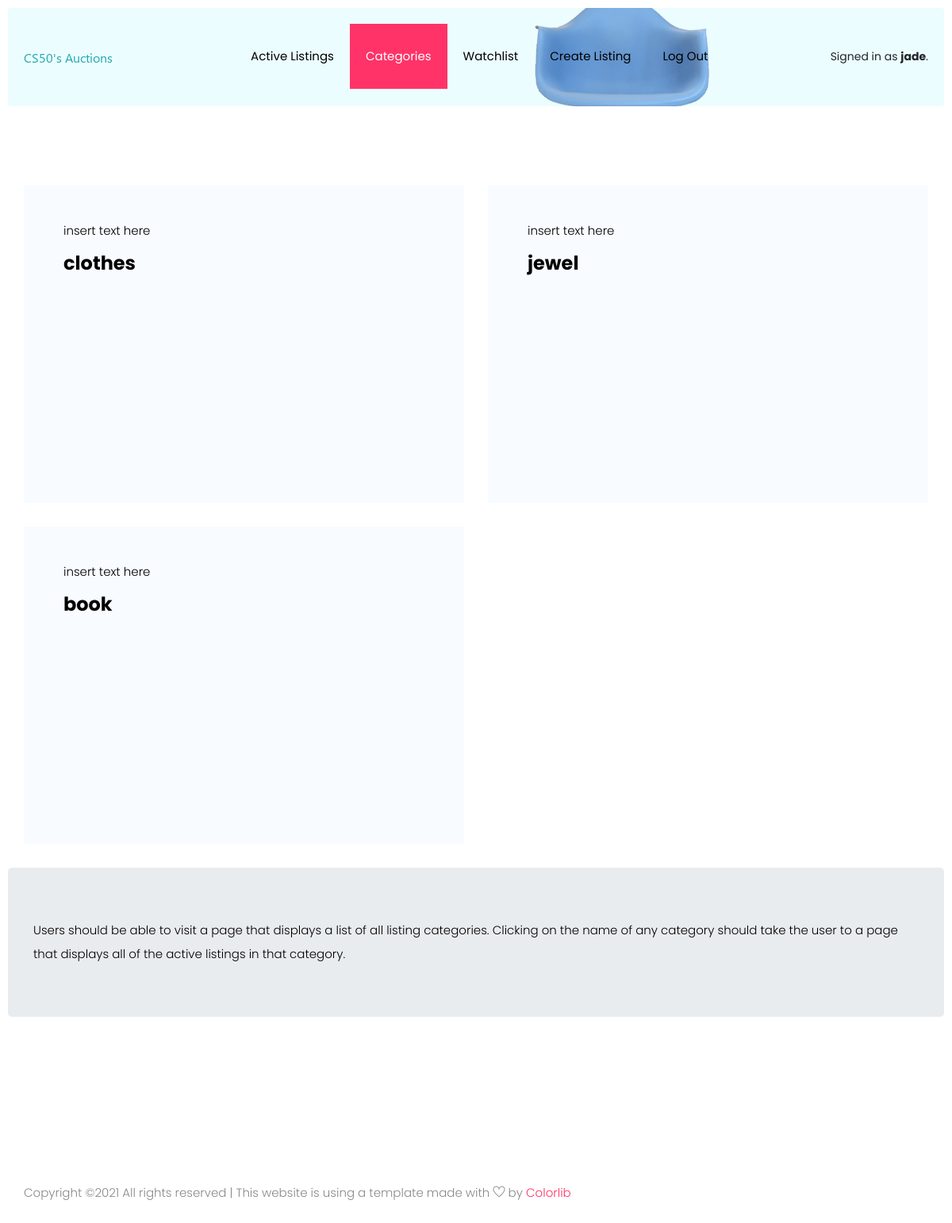
The page /categorie (signed in) on the database its author committed.
### auctions/models.py (models this page shows)
class User(AbstractUser):
    pass

class Categorie(models.Model):
    description = models.CharField(max_length=64)
    def __str__(self):
        return f"{self.description}"

### auctions/views.py (the view)
# urls.py: path("categorie", views.categorie, name="categorie"),
def categorie(request):
    categories = Categorie.objects.all()
    return render(request, "auctions/categorie.html",{
        "categories" : categories
    })

### auctions/templates/auctions/categorie.html (shortened to what this page needs)
{% extends "auctions/layout.html" %}
{% block body %}
    <section class="feature_part padding_top">
        <div class="container">
            <div class="row align-items-center justify-content-between">
                {% for categorie in categories %}
                    <div class="col-6">
                        <div class="single_feature_post_text">
                            <p>insert text here</p>
                            <h3>{{ categorie }}</h3>
                        </div>
                    </div>
                {% endfor %}
            </div>
        </div>
    </section>
    <div class="jumbotron">
        <p>Users should be able to visit a page that displays a list of all listing categories.
        Clicking on the name of any category should take the user to a page that displays all of the active listings in that category.</p>
    </div>
{% endblock %}

### auctions/templates/auctions/layout.html (shortened to what this page needs)
{% load static %}
<!DOCTYPE html>
<html lang="en">
    <head>
        <link rel="stylesheet" href="https://stackpath.bootstrapcdn.com/bootstrap/4.4.1/css/bootstrap.min.css">
        <link rel="stylesheet" href="{% static 'auctions/theme/css/animate.css' %}">
        <link rel="stylesheet" href="{% static 'auctions/theme/css/all.css' %}">
        <link rel="stylesheet" href="{% static 'auctions/theme/css/flaticon.css' %}">
        <link rel="stylesheet" href="{% static 'auctions/theme/css/themify-icons.css' %}">
        <link rel="stylesheet" href="{% static 'auctions/theme/css/magnific-popup.css' %}">
        <link rel="stylesheet" href="{% static 'auctions/theme/css/slick.css' %}">
        <link rel="stylesheet" href="{% static 'auctions/theme/css/style.css' %}">
        <link href="{% static 'auctions/styles.css' %}" rel="stylesheet">
    </head>
    <body>
        <header class="main_menu home_menu">
            <div class="container">
                <div class="row align-items-center">
                    <div class="col-lg-12">
                        <nav class="navbar navbar-expand-lg navbar-light">
                            <a class="navbar-brand" href="{% url 'index' %}"> <img src="{% static 'auctions/img/logo.png' %}" alt="auction_logo"> </a>
                            <div class="collapse navbar-collapse main-menu-item" id="navbarSupportedContent">
                                <ul class="navbar-nav">
                                    <li class="nav-item" id="nav-all">
                                        <a class="nav-link" href="{% url 'index' %}">Active Listings</a>
                                    </li>
                                    <li class="nav-item" id="nav-categorie">
                                        <a class="nav-link" href="{% url 'categorie' %}">Categories</a>
                                    </li>
                                    {% if user.is_authenticated %}
                                    <li class="nav-item" id="nav-watchlist">
                                        <a class="nav-link" href="{% url 'watchlist' %}">Watchlist</a>
                                    </li>
                                    <li class="nav-item" id="nav-create">
                                        <a class="nav-link" href="{% url 'create' %}">Create listing</a>
                                    </li>
                                    <li class="nav-item">
                                        <a class="nav-link" href="{% url 'logout' %}">Log out</a>
                                    </li>
                                    {% endif %}
                                </ul>
                            </div>
                            <span>
                            {% if user.is_authenticated %}
                                Signed in as <strong>{{ user.username }}</strong>.
                            {% else %}
                                Not signed in.
                            {% endif %}
                            </span>
                        </nav>
                    </div>
                </div>
            </div>
        </header>
        <section class="breadcrumb breadcrumb_bg">
            <div class="container">
                <div class="row justify-content-center">
                    <div class="col-lg-8">
                        <div class="breadcrumb_iner">
                            <div class="breadcrumb_iner_item">
                            </div>
                        </div>
                    </div>
                </div>
            </div>
        </section>
        {% block body %}
        {% endblock %}
        <footer class="footer_part">
            <div class="copyright_part">
                <div class="container">
                    <div class="row">
                        <div class="col-lg-8">
                            <div class="copyright_text">
                                <p>Copyright &copy;<script>document.write(new Date().getFullYear());</script> All rights reserved | This website is using a template made with <i class="ti-heart" aria-hidden="true"></i> by <a href="https://colorlib.com" target="_blank">Colorlib</a></p>
                            </div>
                        </div>
                    </div>
                </div>
            </div>
        </footer>
    </body>
</html>

### auctions/static/auctions/styles.css (style rules this page uses)
body { padding: 10px; }
.main_menu .navbar { padding-top: 30px; }
.breadcrumb .breadcrumb_iner { height: 100px; }

### rows shown on the page
User: username "jade"
Categorie: description "clothes"
Categorie: description "jewel"
Categorie: description "book"
